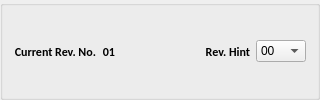
        <widget class="QGroupBox" name="vibration_gbox_2">
         <property name="minimumSize">
          <size>
           <width>320</width>
           <height>0</height>
          </size>
         </property>
         <property name="maximumSize">
          <size>
           <width>320</width>
           <height>16777215</height>
          </size>
         </property>
         <property name="title">
          <string/>
         </property>
         <layout class="QHBoxLayout" name="horizontalLayout_2">
          <item>
           <widget class="QLabel" name="project_no_label_5">
            <property name="font">
             <font>
              <family>Calibri</family>
              <weight>75</weight>
              <bold>true</bold>
             </font>
            </property>
            <property name="layoutDirection">
             <enum>Qt::RightToLeft</enum>
            </property>
            <property name="styleSheet">
             <string notr="true"/>
            </property>
            <property name="text">
             <string>Current Rev. No.</string>
            </property>
            <property name="alignment">
             <set>Qt::AlignRight|Qt::AlignTrailing|Qt::AlignVCenter</set>
            </property>
           </widget>
          </item>
          <item>
           <widget class="QLabel" name="project_no_label_6">
            <property name="font">
             <font>
              <family>Calibri</family>
              <weight>75</weight>
              <bold>true</bold>
             </font>
            </property>
            <property name="layoutDirection">
             <enum>Qt::RightToLeft</enum>
            </property>
            <property name="styleSheet">
             <string notr="true"/>
            </property>
            <property name="text">
             <string>01</string>
            </property>
            <property name="alignment">
             <set>Qt::AlignRight|Qt::AlignTrailing|Qt::AlignVCenter</set>
            </property>
           </widget>
          </item>
          <item>
           <spacer name="horizontalSpacer_7">
            <property name="orientation">
             <enum>Qt::Horizontal</enum>
            </property>
            <property name="sizeHint" stdset="0">
             <size>
              <width>40</width>
              <height>20</height>
             </size>
            </property>
           </spacer>
          </item>
          <item>
           <widget class="QLabel" name="p_no_label_5">
            <property name="font">
             <font>
              <family>Calibri</family>
              <weight>75</weight>
              <bold>true</bold>
             </font>
            </property>
            <property name="layoutDirection">
             <enum>Qt::RightToLeft</enum>
            </property>
            <property name="styleSheet">
             <string notr="true"/>
            </property>
            <property name="text">
             <string>Rev. Hint</string>
            </property>
            <property name="alignment">
             <set>Qt::AlignRight|Qt::AlignTrailing|Qt::AlignVCenter</set>
            </property>
           </widget>
          </item>
          <item>
           <widget class="QComboBox" name="el_tab_rev_hint_combo">
            <property name="minimumSize">
             <size>
              <width>50</width>
              <height>0</height>
             </size>
            </property>
            <property name="maximumSize">
             <size>
              <width>50</width>
              <height>16777215</height>
             </size>
            </property>
            <item>
             <property name="text">
              <string>00</string>
             </property>
            </item>
            <item>
             <property name="text">
              <string>01</string>
             </property>
            </item>
           </widget>
          </item>
         </layout>
        </widget>
